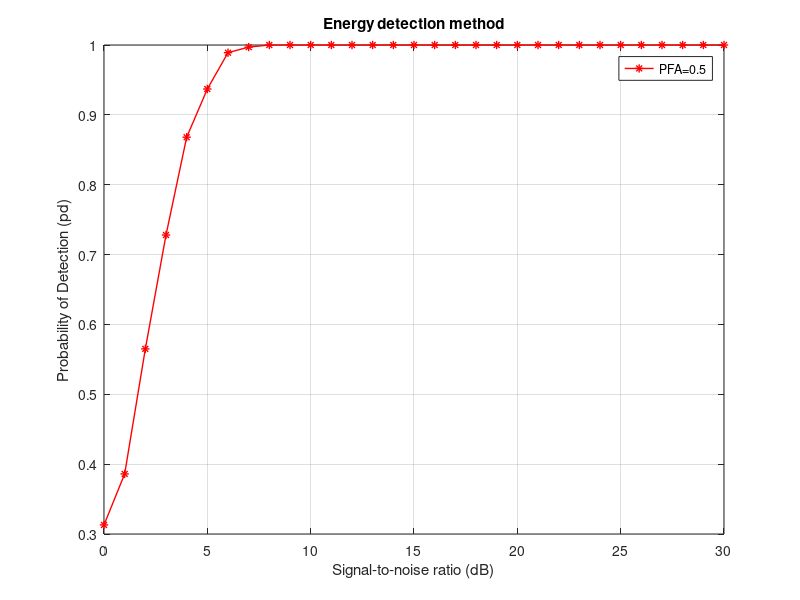

The MATLAB source for this figure:
clc;
close all;
m = 10;
N = 2 * m;
pd_sim = [];
pf = 0.5;
for snr_avgdB = 0:1:30
    snr_avg = power(10, snr_avgdB / 10);
    for i = 1:length(pf)
        over_num = 0;
        th(i) = gammaincinv(1 - pf(i), 2 * m);
        for kk = 1:1000
            t = 1:N;
            x = sin(pi * t);
            noise = randn(1, N);
            pn = mean(noise.^2);
            amp = sqrt(noise.^2 * snr_avg);
            x = amp .* x ./ abs(x);
            SNRdB_Sample = 10 * log10(x.^2 ./ (noise.^2));
            signal = x(1:N);
            ps = mean(abs(signal).^2);
            Rev_sig = signal + noise;
            accum_power(i) = sum(abs(Rev_sig)) / pn;
            if accum_power(i) > th(i)
                over_num = over_num + 1;
            end
        end
        pd_sim = [pd_sim over_num / kk];
    end
end
figure;
SNR = 0:1:30;
s = plot(SNR, pd_sim, 'r-*');
set(s, 'linewidth', 1);
title('Energy detection method');
grid on;
xlabel('Signal-to-noise ratio (dB)');
ylabel('Probability of Detection (pd)');
legend(['PFA=' num2str(pf)]);
